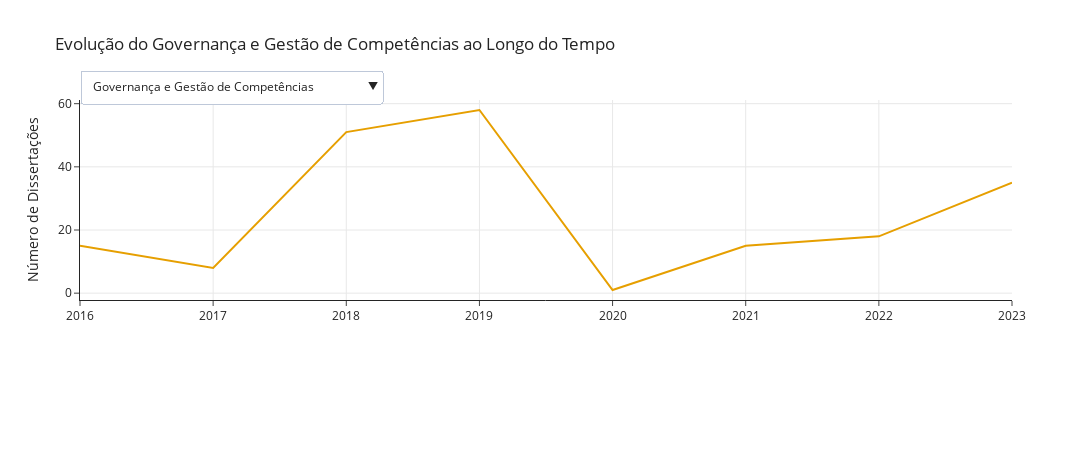

The notebook cell this image was saved under:
### Code cell
# Dropdown para seleção de um único tópico
topic_names = [trace.name for trace in fig.data]

dropdown_buttons = [
    dict(
        label=topic,
        method="update",
        args=[
            {"visible": [t == topic for t in topic_names]},
            {"title": f'Evolução do Tópico {topic} ao Longo do Tempo'}
        ]
    )
    for topic in topic_names
]

fig.update_layout(
    yaxis_title="Número de Dissertações",
    updatemenus=[
        {
            "buttons": dropdown_buttons,
            "direction": "down",
            "showactive": True,
            "x": 0,
            "xanchor": "left",
            "y": 1.15,
            "yanchor": "top"
        }
    ],
    legend_title_text="Legenda dos Tópicos",
    legend=dict(
        orientation="h",
        yanchor="top",
        y=-0.3,
        xanchor="center",
        x=0.5,
        font=dict(size=10)
    ),
    margin=dict(b=150)
)

for i, trace in enumerate(fig.data):
    trace.visible = i == 0

fig.update_layout(title=f"Evolução do {topic_names[0]} ao Longo do Tempo")
fig.show()

### Figure 1 — Plotly figure (JSON) as saved in the notebook; plotly's stock layout.template omitted (floating-point values rounded to 4 significant figures)
{"data": [{"hoverinfo": "text", "hovertext": ["<b>Topic 0</b><br>Words: competências, governança, membros, abr, audint", "<b>Topic 0</b><br>Words: absortiva, personalidade, competências, traços, atuação", "<b>Topic 0</b><br>Words: competências, governança, pessoas, capacitação, serviços", "<b>Topic 0</b><br>Words: competências, governança, capacitação, pessoas, cargos", "<b>Topic 0</b><br>Words: juiz, popular, municipal, legislativo, câmara", "<b>Topic 0</b><br>Words: governança, competências, remoção, profissional, pessoas", "<b>Topic 0</b><br>Words: governança, interno, competências, ouvidoria, estrutura", "<b>Topic 0</b><br>Words: governança, competências, pessoas, engajamento, estrutura"], "marker": {"color": "#E69F00"}, "mode": "lines", "name": "Governança e Gestão de Competências", "type": "scatter", "visible": true, "x": [2016, 2017, 2018, 2019, 2020, 2021, 2022, 2023], "y": [15, 8, 51, 58, 1, 15, 18, 35]}, {"hoverinfo": "text", "hovertext": ["<b>Topic 1</b><br>Words: sustentabilidade, pls, resíduos, ambiental, sustentável", "<b>Topic 1</b><br>Words: ambiental, resíduos, sustentáveis, sustentabilidade, sustentável", "<b>Topic 1</b><br>Words: sustentáveis, sustentabilidade, sustentável, resíduos, ambiental", "<b>Topic 1</b><br>Words: ambiental, sustentabilidade, resíduos, sustentáveis, sustentável", "<b>Topic 1</b><br>Words: água, pls, implantadas, demanda, ufms", "<b>Topic 1</b><br>Words: sustentabilidade, ambiental, sustentável, energia, sustentáveis", "<b>Topic 1</b><br>Words: sustentabilidade, ambiental, sustentável, sustentáveis, ambientais", "<b>Topic 1</b><br>Words: sustentabilidade, resíduos, sustentáveis, sustentável, ambiental"], "marker": {"color": "#56B4E9"}, "mode": "lines", "name": "compras públicas e sustentabilidade ambiental", "type": "scatter", "visible": false, "x": [2016, 2017, 2018, 2019, 2020, 2021, 2022, 2023], "y": [10, 10, 32, 26, 1, 12, 12, 14]}, {"hoverinfo": "text", "hovertext": ["<b>Topic 2</b><br>Words: dp, qv, qvt, média, facetas", "<b>Topic 2</b><br>Words: anistiados, qualidade, unifei, esf, saúde", "<b>Topic 2</b><br>Words: comprometimento, satisfação, apac, vida, percepções", "<b>Topic 2</b><br>Words: qvt, vida, qualidade, satisfação, saúde", "<b>Topic 2</b><br>Words: saúde, qualidade, comprometimento, satisfação, vida", "<b>Topic 2</b><br>Words: categoria, saúde, satisfação, sofrimento, prazer", "<b>Topic 2</b><br>Words: saúde, presenteísmo, dass, profissionais, enfermagem", "<b>Topic 2</b><br>Words: satisfação, adaf, qualidade, and, saúde"], "marker": {"color": "#009E73"}, "mode": "lines", "name": "Comprometimento e Qualidade de Vida", "type": "scatter", "visible": false, "x": [2015, 2016, 2017, 2018, 2019, 2021, 2022, 2023], "y": [1, 4, 5, 12, 23, 6, 4, 8]}, {"hoverinfo": "text", "hovertext": ["<b>Topic 3</b><br>Words: nucsa, avaliação, núcleo, cursos, departamentos", "<b>Topic 3</b><br>Words: previdência, funpresp, complementar, princípios, servidor", "<b>Topic 3</b><br>Words: extensão, escolar, avaliação, cursos, universitária", "<b>Topic 3</b><br>Words: avaliação, extensão, desempenho, cursos, avaliações", "<b>Topic 3</b><br>Words: confiança, ibge, extensão, curso, avaliação", "<b>Topic 3</b><br>Words: avaliação, extensão, autoavaliação, ifma, evasão", "<b>Topic 3</b><br>Words: bienal, climáticas, livro, alagoas, integridade"], "marker": {"color": "#F0E442"}, "mode": "lines", "name": "Avaliação e Extensão Universitária", "type": "scatter", "visible": false, "x": [2016, 2017, 2018, 2019, 2021, 2022, 2023], "y": [3, 5, 18, 16, 5, 3, 4]}, {"hoverinfo": "text", "hovertext": ["<b>Topic 4</b><br>Words: compras, alimentos, preços, pregões, licitações", "<b>Topic 4</b><br>Words: pregão, compras, tramitação, mpes, eletrônico", "<b>Topic 4</b><br>Words: compras, obras, desperdício, contratações, licitação", "<b>Topic 4</b><br>Words: compras, licitatórios, pregão, licitações, contratações", "<b>Topic 4</b><br>Words: compras, aquisições, licitações, fornecedor, planejamento", "<b>Topic 4</b><br>Words: compras, desempenho, contratações, indicadores, aquisições", "<b>Topic 4</b><br>Words: compras, aquisições, licitações, contratações, licitação"], "marker": {"color": "#D55E00"}, "mode": "lines", "name": "Eficiência em Compras Públicas", "type": "scatter", "visible": false, "x": [2016, 2017, 2018, 2019, 2021, 2022, 2023], "y": [6, 2, 9, 9, 8, 3, 16]}, {"hoverinfo": "text", "hovertext": ["<b>Topic 5</b><br>Words: expansão, cotistas, programa, reuni, csf", "<b>Topic 5</b><br>Words: csf, captação, centros, visibilidade, acadêmica", "<b>Topic 5</b><br>Words: estudantil, pnaes, assistência, permanência, programa", "<b>Topic 5</b><br>Words: permanência, cotas, estudantil, assistência, cursos", "<b>Topic 5</b><br>Words: permanência, estudantil, assistência, estudantes, pnaes", "<b>Topic 5</b><br>Words: estudantes, estudantil, permanência, assistência, creche", "<b>Topic 5</b><br>Words: programa, pnaes, estudantil, infantil, assistência"], "marker": {"color": "#0072B2"}, "mode": "lines", "name": "Avaliação da Assistência Estudantil", "type": "scatter", "visible": false, "x": [2016, 2017, 2018, 2019, 2021, 2022, 2023], "y": [5, 2, 17, 7, 6, 5, 8]}, {"hoverinfo": "text", "hovertext": ["<b>Topic 6</b><br>Words: híbrido, ufgd, tics, educativos, teletrabalho", "<b>Topic 6</b><br>Words: teletrabalho, permitisse, adesão, dimensão, normas", "<b>Topic 6</b><br>Words: teletrabalho, remoto, produtividade, modalidade, pandemia", "<b>Topic 6</b><br>Words: teletrabalho, remoto, pandemia, carga, desvantagens", "<b>Topic 6</b><br>Words: teletrabalho, remoto, pandemia, produtividade, modalidade"], "marker": {"color": "#CC79A7"}, "mode": "lines", "name": "Teletrabalho na Administração Pública", "type": "scatter", "visible": false, "x": [2018, 2020, 2021, 2022, 2023], "y": [1, 1, 10, 8, 21]}, {"hoverinfo": "text", "hovertext": ["<b>Topic 7</b><br>Words: municípios, anualidade, saneamento, fiscal, capital", "<b>Topic 7</b><br>Words: corrupção, iptu, planta, residencial, imóveis", "<b>Topic 7</b><br>Words: fiscal, municípios, dívida, contribuintes, restos", "<b>Topic 7</b><br>Words: dea, pessoal, fiscal, despesa, municípios", "<b>Topic 7</b><br>Words: financeira, endividamento, sucesso, consagradas, predições", "<b>Topic 7</b><br>Words: fiscal, ufpi, orçamento, municípios, gastos", "<b>Topic 7</b><br>Words: dívida, municípios, fiscal, endividamento, finanças"], "marker": {"color": "#E69F00"}, "mode": "lines", "name": "Finanças Municipais e Endividamento", "type": "scatter", "visible": false, "x": [2016, 2017, 2018, 2019, 2021, 2022, 2023], "y": [4, 2, 9, 6, 1, 5, 9]}, {"hoverinfo": "text", "hovertext": ["<b>Topic 8</b><br>Words: scais, importação, inovação, goiás, scalização", "<b>Topic 8</b><br>Words: fiocruz, depósitos, inovação, transferência, patentes", "<b>Topic 8</b><br>Words: inovação, incubadoras, economia, nit, transferência", "<b>Topic 8</b><br>Words: inovação, tecnológico, inova, tecnologia, empresas", "<b>Topic 8</b><br>Words: inovação, patentes, tecnologia, cidade, empresas", "<b>Topic 8</b><br>Words: inovação, compartilhamento, patentes, oficina, empresas"], "marker": {"color": "#56B4E9"}, "mode": "lines", "name": "Inovação e Políticas Públicas", "type": "scatter", "visible": false, "x": [2016, 2017, 2018, 2019, 2022, 2023], "y": [2, 1, 12, 9, 7, 4]}, {"hoverinfo": "text", "hovertext": ["<b>Topic 9</b><br>Words: gasto, royalties, mineração, escores, municípios", "<b>Topic 9</b><br>Words: eficiência, gastos, gasto, municípios, desempenho", "<b>Topic 9</b><br>Words: gasto, despesa, qualidade, municipais, função", "<b>Topic 9</b><br>Words: custos, eficiência, cursos, custo, econômico", "<b>Topic 9</b><br>Words: eficiência, custos, municípios, desempenho, gasto", "<b>Topic 9</b><br>Words: custos, custo, apuração, ufersa, centro", "<b>Topic 9</b><br>Words: eficiência, pnaes, ceará, dea, coronavírus", "<b>Topic 9</b><br>Words: eficiência, escolar, infraestrutura, doença, educacional"], "marker": {"color": "#009E73"}, "mode": "lines", "name": "Eficiência de Gastos Educacionais Municipais", "type": "scatter", "visible": false, "x": [2015, 2016, 2017, 2018, 2019, 2021, 2022, 2023], "y": [1, 5, 1, 3, 15, 1, 2, 4]}, {"hoverinfo": "text", "hovertext": ["<b>Topic 10</b><br>Words: mão, obra, terceirização, riscos, terceirizada", "<b>Topic 10</b><br>Words: terceirização, contratos, terceirizados, serviços, vinculada", "<b>Topic 10</b><br>Words: fiscalização, terceirização, contratos, terceirizados, fiscais", "<b>Topic 10</b><br>Words: contratos, terceirizados, terceirização, fiscalização, fiscais", "<b>Topic 10</b><br>Words: terceirização, contratos, fiscalização, terceirizados, telecomunicações", "<b>Topic 10</b><br>Words: contratos, fiscalização, terceirização, imr, mão"], "marker": {"color": "#F0E442"}, "mode": "lines", "name": "Fiscalização de Contratos Terceirizados", "type": "scatter", "visible": false, "x": [2017, 2018, 2019, 2021, 2022, 2023], "y": [1, 4, 9, 6, 5, 6]}, {"hoverinfo": "text", "hovertext": ["<b>Topic 11</b><br>Words: violência, mulher, tráfico, mulheres, crimes", "<b>Topic 11</b><br>Words: policial, prisional, segurança, violência, sergipe", "<b>Topic 11</b><br>Words: acidentes, trânsito, segurança, prf, violência", "<b>Topic 11</b><br>Words: segurança, jovens, homicídios, violência, policiais", "<b>Topic 11</b><br>Words: réus, processual, presos, judiciário, provisoriamente", "<b>Topic 11</b><br>Words: escolas, violência, penitenciárias, tratado, homicídios", "<b>Topic 11</b><br>Words: prf, segurança, policiais, competências, medição"], "marker": {"color": "#D55E00"}, "mode": "lines", "name": "Violência e Políticas de Segurança", "type": "scatter", "visible": false, "x": [2016, 2017, 2018, 2019, 2021, 2022, 2023], "y": [6, 3, 5, 10, 1, 2, 2]}, {"hoverinfo": "text", "hovertext": ["<b>Topic 12</b><br>Words: transparência, páginas, democracia, linguagem, lai", "<b>Topic 12</b><br>Words: transparência, lai, informação, acesso, abertos", "<b>Topic 12</b><br>Words: transparência, informação, acesso, sítios, lai", "<b>Topic 12</b><br>Words: transparência, lai, ativa, informação, passiva", "<b>Topic 12</b><br>Words: transparência, ativa, sítios, virtuais, informação", "<b>Topic 12</b><br>Words: transparência, dimensão, aferição, estudantil, assistência"], "marker": {"color": "#0072B2"}, "mode": "lines", "name": "Transparência e Acesso à Informação", "type": "scatter", "visible": false, "x": [2016, 2018, 2019, 2021, 2022, 2023], "y": [2, 8, 4, 3, 3, 3]}, {"hoverinfo": "text", "hovertext": ["<b>Topic 13</b><br>Words: gc, ufersa, margem, compartilhamento, organizações", "<b>Topic 13</b><br>Words: redes, rede, atores, informal, execução", "<b>Topic 13</b><br>Words: compartilhamento, gc, cultura, aceitação, sig", "<b>Topic 13</b><br>Words: gc, conversão, ferramentas, proae, internalização", "<b>Topic 13</b><br>Words: gc, compartilhamento, cenário, ferramentas, ged", "<b>Topic 13</b><br>Words: compartilhamento, contábil, decisão, tácito, tomada", "<b>Topic 13</b><br>Words: gc, aprendizagem, compartilhamento, forpdi, plataforma"], "marker": {"color": "#CC79A7"}, "mode": "lines", "name": "Gestão do Conhecimento em Organizações", "type": "scatter", "visible": false, "x": [2016, 2017, 2018, 2019, 2021, 2022, 2023], "y": [1, 2, 6, 5, 1, 3, 4]}, {"hoverinfo": "text", "hovertext": ["<b>Topic 14</b><br>Words: eletrônico, goiás, mapeamento, modelagem, administrativo", "<b>Topic 14</b><br>Words: mapeamento, críticos, gerenciamento, matriz, registro", "<b>Topic 14</b><br>Words: mapeamento, bpm, tecnologia, process, melhorias", "<b>Topic 14</b><br>Words: execução, ganhos, compartilhadas, fluxos, conformidade", "<b>Topic 14</b><br>Words: mapeamento, gp, blockchain, gerenciamento, ufersa"], "marker": {"color": "#E69F00"}, "mode": "lines", "name": "Mapeamento e Melhoria de Processos", "type": "scatter", "visible": false, "x": [2016, 2018, 2019, 2021, 2023], "y": [3, 3, 9, 1, 3]}, {"hoverinfo": "text", "hovertext": ["<b>Topic 15</b><br>Words: páginas, debates, cidadãos, digitais, iniciativas", "<b>Topic 15</b><br>Words: eletrônica, idhm, governança, idh, municípios", "<b>Topic 15</b><br>Words: informação, eletrônico, governo, repositório, facebook", "<b>Topic 15</b><br>Words: digital, eletrônica, eletrônico, governança, informação", "<b>Topic 15</b><br>Words: gd, critério, informação, unir, digital", "<b>Topic 15</b><br>Words: digital, transformação, plataformas, governo, eletrônica"], "marker": {"color": "#56B4E9"}, "mode": "lines", "name": "Governança Digital e Serviços Públicos", "type": "scatter", "visible": false, "x": [2016, 2018, 2019, 2021, 2022, 2023], "y": [1, 2, 6, 2, 3, 4]}, {"hoverinfo": "text", "hovertext": ["<b>Topic 16</b><br>Words: patrimonial, lei, cultura, depreciação, rouanet", "<b>Topic 16</b><br>Words: patrimonial, contábeis, ifs, patrimoniais, bens", "<b>Topic 16</b><br>Words: patrimônio, bens, culturais, cultura, ldo", "<b>Topic 16</b><br>Words: patrimonial, depreciação, marketing, mamm, museu", "<b>Topic 16</b><br>Words: patrimonial, patrimônio, bens, agência, maturidade", "<b>Topic 16</b><br>Words: reavaliação, aldir, blanc, bens, lei"], "marker": {"color": "#009E73"}, "mode": "lines", "name": "Gestão Patrimonial e Contábil", "type": "scatter", "visible": false, "x": [2016, 2017, 2018, 2019, 2021, 2023], "y": [2, 1, 5, 3, 3, 4]}, {"hoverinfo": "text", "hovertext": ["<b>Topic 17</b><br>Words: projetos, maturidade, gerenciamento, secretarias, secretaria", "<b>Topic 17</b><br>Words: projetos, gerenciamento, caps, escritórios, ad", "<b>Topic 17</b><br>Words: projetos, gerenciamento, nti, maturidade, arapiraca", "<b>Topic 17</b><br>Words: vazios, urbanos, cidade, projetos, velho", "<b>Topic 17</b><br>Words: projetos, gerenciamento, maturidade, ágeis, municipal", "<b>Topic 17</b><br>Words: projetos, maturidade, gerenciamento, ágeis, municipal"], "marker": {"color": "#F0E442"}, "mode": "lines", "name": "Gerenciamento de Projetos Públicos", "type": "scatter", "visible": false, "x": [2016, 2018, 2019, 2021, 2022, 2023], "y": [1, 2, 1, 1, 5, 7]}, {"hoverinfo": "text", "hovertext": ["<b>Topic 18</b><br>Words: trans, greves, indígenas, representação, reconhecimento", "<b>Topic 18</b><br>Words: trans, uft, inclusão, pessoas, gênero", "<b>Topic 18</b><br>Words: mulheres, gênero, heteroidentificação, comissão, feminina", "<b>Topic 18</b><br>Words: mulheres, gênero, representação, sexual, heteroidentificação"], "marker": {"color": "#D55E00"}, "mode": "lines", "name": "Inclusão e Representação de Gênero", "type": "scatter", "visible": false, "x": [2018, 2019, 2022, 2023], "y": [3, 3, 5, 6]}, {"hoverinfo": "text", "hovertext": ["<b>Topic 19</b><br>Words: estratégica, estratégico, planejamento, scorecard, balanced", "<b>Topic 19</b><br>Words: estratégica, balanced, scorecard, planejamento, estratégico", "<b>Topic 19</b><br>Words: estratégico, planejamento, estratégica, implementação, bsc", "<b>Topic 19</b><br>Words: estratégico, estratégica, planejamento, dirplad, metas", "<b>Topic 19</b><br>Words: estratégico, bsc, planejamento, perspectivas, programas"], "marker": {"color": "#0072B2"}, "mode": "lines", "name": "Gestão Estratégica em Instituições Públicas", "type": "scatter", "visible": false, "x": [2016, 2018, 2019, 2021, 2023], "y": [3, 4, 3, 2, 2]}, {"hoverinfo": "text", "hovertext": ["<b>Topic 20</b><br>Words: evasão, curso, evadidos, problema, alunos", "<b>Topic 20</b><br>Words: evasão, cursos, alunos, evadidos, curso", "<b>Topic 20</b><br>Words: engenharia, desligamento, evasão, alunos, cursos", "<b>Topic 20</b><br>Words: evasão, alunos, curso, evadidos, cursos", "<b>Topic 20</b><br>Words: evasão, curso, ufgd, cursos, graduação"], "marker": {"color": "#CC79A7"}, "mode": "lines", "name": "Evasão e Permanência Acadêmica", "type": "scatter", "visible": false, "x": [2016, 2018, 2019, 2021, 2022], "y": [2, 5, 2, 4, 1]}, {"hoverinfo": "text", "hovertext": ["<b>Topic 21</b><br>Words: comunicação, globalizada, comunicativo, campus, intervenções", "<b>Topic 21</b><br>Words: comunicação, sites, redes, interna, canais", "<b>Topic 21</b><br>Words: comunicação, interna, procit, litoral, scb", "<b>Topic 21</b><br>Words: comunicação, ifs, setores, interna, institutos", "<b>Topic 21</b><br>Words: comunicação, alems, ibge, ferramentas, comunicacional"], "marker": {"color": "#E69F00"}, "mode": "lines", "name": "Comunicação Organizacional e Estratégias", "type": "scatter", "visible": false, "x": [2017, 2018, 2019, 2020, 2023], "y": [1, 3, 5, 1, 2]}, {"hoverinfo": "text", "hovertext": ["<b>Topic 22</b><br>Words: conflitos, interpessoais, conflito, disciplinar, utfpr", "<b>Topic 22</b><br>Words: disciplinares, conflitos, disciplinar, mediação, correcional", "<b>Topic 22</b><br>Words: disciplinar, discente, disciplinares, ufal, pdds", "<b>Topic 22</b><br>Words: conflitos, disciplinar, resolução, mediação, tac"], "marker": {"color": "#56B4E9"}, "mode": "lines", "name": "Gestão de Conflitos Disciplinares", "type": "scatter", "visible": false, "x": [2018, 2019, 2021, 2023], "y": [4, 3, 1, 2]}, {"hoverinfo": "text", "hovertext": ["<b>Topic 23</b><br>Words: tcfs, perfil, profissional, representante, mp", "<b>Topic 23</b><br>Words: estágio, uab, racionalidade, polos, praes", "<b>Topic 23</b><br>Words: estágio, estudante, mercado, obrigatório, formação", "<b>Topic 23</b><br>Words: ambientação, integração, programas, dissertações, profiap"], "marker": {"color": "#009E73"}, "mode": "lines", "name": "Formação e Integração Profissional", "type": "scatter", "visible": false, "x": [2018, 2019, 2022, 2023], "y": [3, 4, 1, 2]}], "layout": {"height": 450, "hoverlabel": {"bgcolor": "white", "font": {"family": "Rockwell", "size": 16}}, "legend": {"font": {"size": 10}, "orientation": "h", "title": {"text": "Legenda dos Tópicos"}, "x": 0.5, "xanchor": "center", "y": -0.3, "yanchor": "top"}, "margin": {"b": 150}, "title": {"text": "Evolução do Governança e Gestão de Competências ao Longo do Tempo"}, "updatemenus": [{"buttons": [{"args": [{"visible": [true, false, false, false, false, false, false, false, false, false, false, false, false, false, false, false, false, false, false, false, false, false, false, false]}, {"title": "Evolução do Tópico Governança e Gestão de Competências ao Longo do Tempo"}], "label": "Governança e Gestão de Competências", "method": "update"}, {"args": [{"visible": [false, true, false, false, false, false, false, false, false, false, false, false, false, false, false, false, false, false, false, false, false, false, false, false]}, {"title": "Evolução do Tópico compras públicas e sustentabilidade ambiental ao Longo do Tempo"}], "label": "compras públicas e sustentabilidade ambiental", "method": "update"}, {"args": [{"visible": [false, false, true, false, false, false, false, false, false, false, false, false, false, false, false, false, false, false, false, false, false, false, false, false]}, {"title": "Evolução do Tópico Comprometimento e Qualidade de Vida ao Longo do Tempo"}], "label": "Comprometimento e Qualidade de Vida", "method": "update"}, {"args": [{"visible": [false, false, false, true, false, false, false, false, false, false, false, false, false, false, false, false, false, false, false, false, false, false, false, false]}, {"title": "Evolução do Tópico Avaliação e Extensão Universitária ao Longo do Tempo"}], "label": "Avaliação e Extensão Universitária", "method": "update"}, {"args": [{"visible": [false, false, false, false, true, false, false, false, false, false, false, false, false, false, false, false, false, false, false, false, false, false, false, false]}, {"title": "Evolução do Tópico Eficiência em Compras Públicas ao Longo do Tempo"}], "label": "Eficiência em Compras Públicas", "method": "update"}, {"args": [{"visible": [false, false, false, false, false, true, false, false, false, false, false, false, false, false, false, false, false, false, false, false, false, false, false, false]}, {"title": "Evolução do Tópico Avaliação da Assistência Estudantil ao Longo do Tempo"}], "label": "Avaliação da Assistência Estudantil", "method": "update"}, {"args": [{"visible": [false, false, false, false, false, false, true, false, false, false, false, false, false, false, false, false, false, false, false, false, false, false, false, false]}, {"title": "Evolução do Tópico Teletrabalho na Administração Pública ao Longo do Tempo"}], "label": "Teletrabalho na Administração Pública", "method": "update"}, {"args": [{"visible": [false, false, false, false, false, false, false, true, false, false, false, false, false, false, false, false, false, false, false, false, false, false, false, false]}, {"title": "Evolução do Tópico Finanças Municipais e Endividamento ao Longo do Tempo"}], "label": "Finanças Municipais e Endividamento", "method": "update"}, {"args": [{"visible": [false, false, false, false, false, false, false, false, true, false, false, false, false, false, false, false, false, false, false, false, false, false, false, false]}, {"title": "Evolução do Tópico Inovação e Políticas Públicas ao Longo do Tempo"}], "label": "Inovação e Políticas Públicas", "method": "update"}, {"args": [{"visible": [false, false, false, false, false, false, false, false, false, true, false, false, false, false, false, false, false, false, false, false, false, false, false, false]}, {"title": "Evolução do Tópico Eficiência de Gastos Educacionais Municipais ao Longo do Tempo"}], "label": "Eficiência de Gastos Educacionais Municipais", "method": "update"}, {"args": [{"visible": [false, false, false, false, false, false, false, false, false, false, true, false, false, false, false, false, false, false, false, false, false, false, false, false]}, {"title": "Evolução do Tópico Fiscalização de Contratos Terceirizados ao Longo do Tempo"}], "label": "Fiscalização de Contratos Terceirizados", "method": "update"}, {"args": [{"visible": [false, false, false, false, false, false, false, false, false, false, false, true, false, false, false, false, false, false, false, false, false, false, false, false]}, {"title": "Evolução do Tópico Violência e Políticas de Segurança ao Longo do Tempo"}], "label": "Violência e Políticas de Segurança", "method": "update"}, {"args": [{"visible": [false, false, false, false, false, false, false, false, false, false, false, false, true, false, false, false, false, false, false, false, false, false, false, false]}, {"title": "Evolução do Tópico Transparência e Acesso à Informação ao Longo do Tempo"}], "label": "Transparência e Acesso à Informação", "method": "update"}, {"args": [{"visible": [false, false, false, false, false, false, false, false, false, false, false, false, false, true, false, false, false, false, false, false, false, false, false, false]}, {"title": "Evolução do Tópico Gestão do Conhecimento em Organizações ao Longo do Tempo"}], "label": "Gestão do Conhecimento em Organizações", "method": "update"}, {"args": [{"visible": [false, false, false, false, false, false, false, false, false, false, false, false, false, false, true, false, false, false, false, false, false, false, false, false]}, {"title": "Evolução do Tópico Mapeamento e Melhoria de Processos ao Longo do Tempo"}], "label": "Mapeamento e Melhoria de Processos", "method": "update"}, {"args": [{"visible": [false, false, false, false, false, false, false, false, false, false, false, false, false, false, false, true, false, false, false, false, false, false, false, false]}, {"title": "Evolução do Tópico Governança Digital e Serviços Públicos ao Longo do Tempo"}], "label": "Governança Digital e Serviços Públicos", "method": "update"}, {"args": [{"visible": [false, false, false, false, false, false, false, false, false, false, false, false, false, false, false, false, true, false, false, false, false, false, false, false]}, {"title": "Evolução do Tópico Gestão Patrimonial e Contábil ao Longo do Tempo"}], "label": "Gestão Patrimonial e Contábil", "method": "update"}, {"args": [{"visible": [false, false, false, false, false, false, false, false, false, false, false, false, false, false, false, false, false, true, false, false, false, false, false, false]}, {"title": "Evolução do Tópico Gerenciamento de Projetos Públicos ao Longo do Tempo"}], "label": "Gerenciamento de Projetos Públicos", "method": "update"}, {"args": [{"visible": [false, false, false, false, false, false, false, false, false, false, false, false, false, false, false, false, false, false, true, false, false, false, false, false]}, {"title": "Evolução do Tópico Inclusão e Representação de Gênero ao Longo do Tempo"}], "label": "Inclusão e Representação de Gênero", "method": "update"}, {"args": [{"visible": [false, false, false, false, false, false, false, false, false, false, false, false, false, false, false, false, false, false, false, true, false, false, false, false]}, {"title": "Evolução do Tópico Gestão Estratégica em Instituições Públicas ao Longo do Tempo"}], "label": "Gestão Estratégica em Instituições Públicas", "method": "update"}, {"args": [{"visible": [false, false, false, false, false, false, false, false, false, false, false, false, false, false, false, false, false, false, false, false, true, false, false, false]}, {"title": "Evolução do Tópico Evasão e Permanência Acadêmica ao Longo do Tempo"}], "label": "Evasão e Permanência Acadêmica", "method": "update"}, {"args": [{"visible": [false, false, false, false, false, false, false, false, false, false, false, false, false, false, false, false, false, false, false, false, false, true, false, false]}, {"title": "Evolução do Tópico Comunicação Organizacional e Estratégias ao Longo do Tempo"}], "label": "Comunicação Organizacional e Estratégias", "method": "update"}, {"args": [{"visible": [false, false, false, false, false, false, false, false, false, false, false, false, false, false, false, false, false, false, false, false, false, false, true, false]}, {"title": "Evolução do Tópico Gestão de Conflitos Disciplinares ao Longo do Tempo"}], "label": "Gestão de Conflitos Disciplinares", "method": "update"}, {"args": [{"visible": [false, false, false, false, false, false, false, false, false, false, false, false, false, false, false, false, false, false, false, false, false, false, false, true]}, {"title": "Evolução do Tópico Formação e Integração Profissional ao Longo do Tempo"}], "label": "Formação e Integração Profissional", "method": "update"}], "direction": "down", "showactive": true, "x": 0, "xanchor": "left", "y": 1.15, "yanchor": "top"}, {"buttons": [{"args": [{"visible": [true, false, false, false, false, false, false, false, false, false, false, false, false, false, false, false, false, false, false, false, false, false, false, false]}, {"title": "Evolução do Tópico Governança e Gestão de Competências ao Longo do Tempo"}], "label": "Governança e Gestão de Competências", "method": "update"}, {"args": [{"visible": [false, true, false, false, false, false, false, false, false, false, false, false, false, false, false, false, false, false, false, false, false, false, false, false]}, {"title": "Evolução do Tópico compras públicas e sustentabilidade ambiental ao Longo do Tempo"}], "label": "compras públicas e sustentabilidade ambiental", "method": "update"}, {"args": [{"visible": [false, false, true, false, false, false, false, false, false, false, false, false, false, false, false, false, false, false, false, false, false, false, false, false]}, {"title": "Evolução do Tópico Comprometimento e Qualidade de Vida ao Longo do Tempo"}], "label": "Comprometimento e Qualidade de Vida", "method": "update"}, {"args": [{"visible": [false, false, false, true, false, false, false, false, false, false, false, false, false, false, false, false, false, false, false, false, false, false, false, false]}, {"title": "Evolução do Tópico Avaliação e Extensão Universitária ao Longo do Tempo"}], "label": "Avaliação e Extensão Universitária", "method": "update"}, {"args": [{"visible": [false, false, false, false, true, false, false, false, false, false, false, false, false, false, false, false, false, false, false, false, false, false, false, false]}, {"title": "Evolução do Tópico Eficiência em Compras Públicas ao Longo do Tempo"}], "label": "Eficiência em Compras Públicas", "method": "update"}, {"args": [{"visible": [false, false, false, false, false, true, false, false, false, false, false, false, false, false, false, false, false, false, false, false, false, false, false, false]}, {"title": "Evolução do Tópico Avaliação da Assistência Estudantil ao Longo do Tempo"}], "label": "Avaliação da Assistência Estudantil", "method": "update"}, {"args": [{"visible": [false, false, false, false, false, false, true, false, false, false, false, false, false, false, false, false, false, false, false, false, false, false, false, false]}, {"title": "Evolução do Tópico Teletrabalho na Administração Pública ao Longo do Tempo"}], "label": "Teletrabalho na Administração Pública", "method": "update"}, {"args": [{"visible": [false, false, false, false, false, false, false, true, false, false, false, false, false, false, false, false, false, false, false, false, false, false, false, false]}, {"title": "Evolução do Tópico Finanças Municipais e Endividamento ao Longo do Tempo"}], "label": "Finanças Municipais e Endividamento", "method": "update"}, {"args": [{"visible": [false, false, false, false, false, false, false, false, true, false, false, false, false, false, false, false, false, false, false, false, false, false, false, false]}, {"title": "Evolução do Tópico Inovação e Políticas Públicas ao Longo do Tempo"}], "label": "Inovação e Políticas Públicas", "method": "update"}, {"args": [{"visible": [false, false, false, false, false, false, false, false, false, true, false, false, false, false, false, false, false, false, false, false, false, false, false, false]}, {"title": "Evolução do Tópico Eficiência de Gastos Educacionais Municipais ao Longo do Tempo"}], "label": "Eficiência de Gastos Educacionais Municipais", "method": "update"}, {"args": [{"visible": [false, false, false, false, false, false, false, false, false, false, true, false, false, false, false, false, false, false, false, false, false, false, false, false]}, {"title": "Evolução do Tópico Fiscalização de Contratos Terceirizados ao Longo do Tempo"}], "label": "Fiscalização de Contratos Terceirizados", "method": "update"}, {"args": [{"visible": [false, false, false, false, false, false, false, false, false, false, false, true, false, false, false, false, false, false, false, false, false, false, false, false]}, {"title": "Evolução do Tópico Violência e Políticas de Segurança ao Longo do Tempo"}], "label": "Violência e Políticas de Segurança", "method": "update"}, {"args": [{"visible": [false, false, false, false, false, false, false, false, false, false, false, false, true, false, false, false, false, false, false, false, false, false, false, false]}, {"title": "Evolução do Tópico Transparência e Acesso à Informação ao Longo do Tempo"}], "label": "Transparência e Acesso à Informação", "method": "update"}, {"args": [{"visible": [false, false, false, false, false, false, false, false, false, false, false, false, false, true, false, false, false, false, false, false, false, false, false, false]}, {"title": "Evolução do Tópico Gestão do Conhecimento em Organizações ao Longo do Tempo"}], "label": "Gestão do Conhecimento em Organizações", "method": "update"}, {"args": [{"visible": [false, false, false, false, false, false, false, false, false, false, false, false, false, false, true, false, false, false, false, false, false, false, false, false]}, {"title": "Evolução do Tópico Mapeamento e Melhoria de Processos ao Longo do Tempo"}], "label": "Mapeamento e Melhoria de Processos", "method": "update"}, {"args": [{"visible": [false, false, false, false, false, false, false, false, false, false, false, false, false, false, false, true, false, false, false, false, false, false, false, false]}, {"title": "Evolução do Tópico Governança Digital e Serviços Públicos ao Longo do Tempo"}], "label": "Governança Digital e Serviços Públicos", "method": "update"}, {"args": [{"visible": [false, false, false, false, false, false, false, false, false, false, false, false, false, false, false, false, true, false, false, false, false, false, false, false]}, {"title": "Evolução do Tópico Gestão Patrimonial e Contábil ao Longo do Tempo"}], "label": "Gestão Patrimonial e Contábil", "method": "update"}, {"args": [{"visible": [false, false, false, false, false, false, false, false, false, false, false, false, false, false, false, false, false, true, false, false, false, false, false, false]}, {"title": "Evolução do Tópico Gerenciamento de Projetos Públicos ao Longo do Tempo"}], "label": "Gerenciamento de Projetos Públicos", "method": "update"}, {"args": [{"visible": [false, false, false, false, false, false, false, false, false, false, false, false, false, false, false, false, false, false, true, false, false, false, false, false]}, {"title": "Evolução do Tópico Inclusão e Representação de Gênero ao Longo do Tempo"}], "label": "Inclusão e Representação de Gênero", "method": "update"}, {"args": [{"visible": [false, false, false, false, false, false, false, false, false, false, false, false, false, false, false, false, false, false, false, true, false, false, false, false]}, {"title": "Evolução do Tópico Gestão Estratégica em Instituições Públicas ao Longo do Tempo"}], "label": "Gestão Estratégica em Instituições Públicas", "method": "update"}, {"args": [{"visible": [false, false, false, false, false, false, false, false, false, false, false, false, false, false, false, false, false, false, false, false, true, false, false, false]}, {"title": "Evolução do Tópico Evasão e Permanência Acadêmica ao Longo do Tempo"}], "label": "Evasão e Permanência Acadêmica", "method": "update"}, {"args": [{"visible": [false, false, false, false, false, false, false, false, false, false, false, false, false, false, false, false, false, false, false, false, false, true, false, false]}, {"title": "Evolução do Tópico Comunicação Organizacional e Estratégias ao Longo do Tempo"}], "label": "Comunicação Organizacional e Estratégias", "method": "update"}, {"args": [{"visible": [false, false, false, false, false, false, false, false, false, false, false, false, false, false, false, false, false, false, false, false, false, false, true, false]}, {"title": "Evolução do Tópico Gestão de Conflitos Disciplinares ao Longo do Tempo"}], "label": "Gestão de Conflitos Disciplinares", "method": "update"}, {"args": [{"visible": [false, false, false, false, false, false, false, false, false, false, false, false, false, false, false, false, false, false, false, false, false, false, false, true]}, {"title": "Evolução do Tópico Formação e Integração Profissional ao Longo do Tempo"}], "label": "Formação e Integração Profissional", "method": "update"}], "direction": "down", "showactive": true, "x": 0, "xanchor": "left", "y": 1.15, "yanchor": "top"}], "width": 1250, "xaxis": {"showgrid": true}, "yaxis": {"showgrid": true, "title": {"text": "Número de Dissertações"}}}}
